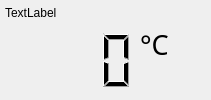
<?xml version="1.0" encoding="UTF-8"?>
<ui version="4.0">
 <class>Device</class>
 <widget class="QWidget" name="Device">
  <property name="windowTitle">
   <string>Form</string>
  </property>
  <layout class="QGridLayout" name="gridLayout">
   <property name="leftMargin">
    <number>5</number>
   </property>
   <property name="topMargin">
    <number>5</number>
   </property>
   <property name="rightMargin">
    <number>5</number>
   </property>
   <property name="bottomMargin">
    <number>5</number>
   </property>
   <property name="spacing">
    <number>5</number>
   </property>
   <item row="1" column="2">
    <widget class="QLabel" name="heatingIcon">
     <property name="minimumSize">
      <size>
       <width>32</width>
       <height>32</height>
      </size>
     </property>
     <property name="maximumSize">
      <size>
       <width>32</width>
       <height>32</height>
      </size>
     </property>
     <property name="font">
      <font>
       <stylestrategy>PreferAntialias</stylestrategy>
       <kerning>false</kerning>
      </font>
     </property>
     <property name="text">
      <string/>
     </property>
     <property name="pixmap">
      <pixmap resource="resources.qrc">:/resources/images/heating_disabled_32x32.png</pixmap>
     </property>
     <property name="scaledContents">
      <bool>true</bool>
     </property>
    </widget>
   </item>
   <item row="0" column="0">
    <widget class="QLabel" name="deviceName">
     <property name="minimumSize">
      <size>
       <width>130</width>
       <height>16</height>
      </size>
     </property>
     <property name="maximumSize">
      <size>
       <width>130</width>
       <height>16</height>
      </size>
     </property>
     <property name="text">
      <string>TextLabel</string>
     </property>
    </widget>
   </item>
   <item row="1" column="0">
    <widget class="QLCDNumber" name="lcdNumber">
     <property name="sizePolicy">
      <sizepolicy hsizetype="Expanding" vsizetype="Expanding">
       <horstretch>0</horstretch>
       <verstretch>0</verstretch>
      </sizepolicy>
     </property>
     <property name="focusPolicy">
      <enum>Qt::NoFocus</enum>
     </property>
     <property name="layoutDirection">
      <enum>Qt::LeftToRight</enum>
     </property>
     <property name="autoFillBackground">
      <bool>false</bool>
     </property>
     <property name="frameShape">
      <enum>QFrame::NoFrame</enum>
     </property>
     <property name="digitCount">
      <number>4</number>
     </property>
    </widget>
   </item>
   <item row="1" column="1">
    <widget class="QLabel" name="label_3">
     <property name="font">
      <font>
       <family>Digital-7</family>
       <pointsize>20</pointsize>
      </font>
     </property>
     <property name="text">
      <string>°C</string>
     </property>
     <property name="alignment">
      <set>Qt::AlignLeading|Qt::AlignLeft|Qt::AlignTop</set>
     </property>
    </widget>
   </item>
  </layout>
 </widget>
 <resources>
  <include location="resources.qrc"/>
 </resources>
 <connections/>
</ui>
